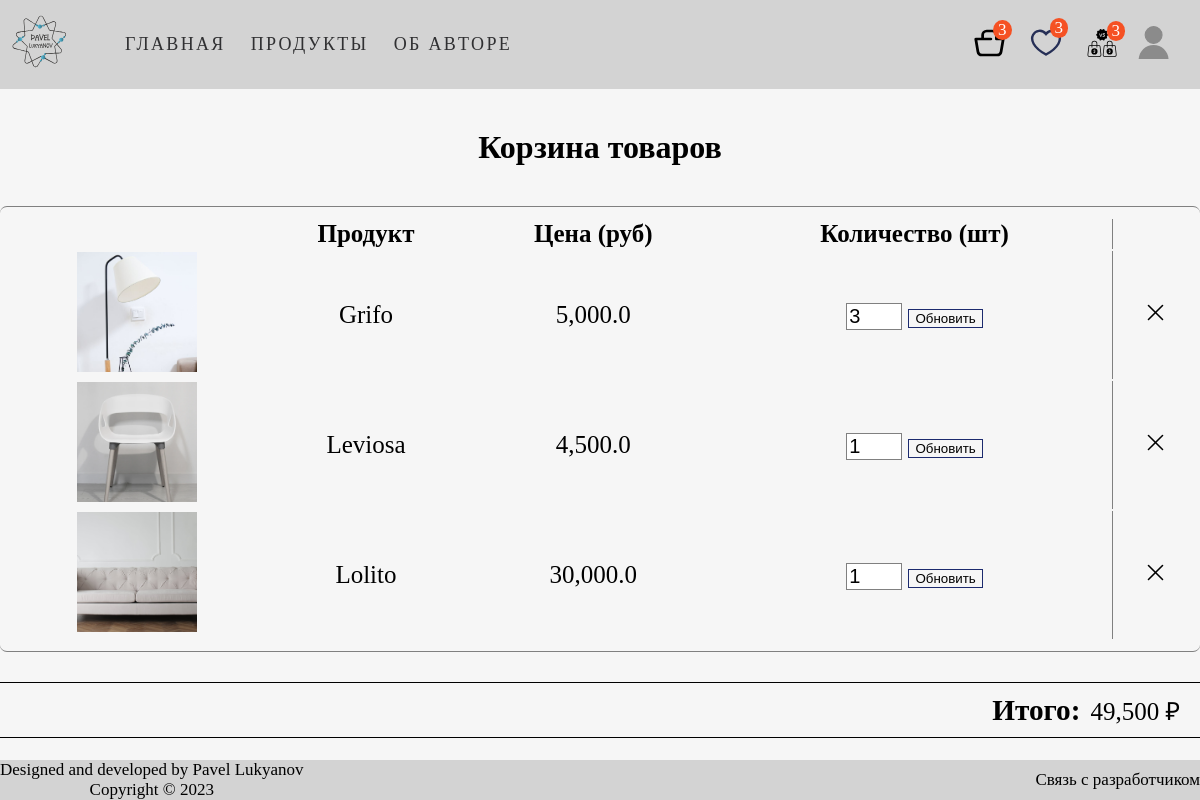
Screenshot of /cart/ (signed in) with the database file from the repository.
### main_page/models.py (models this page shows, shortened)
class Menu(models.Model):
    title = models.CharField(max_length=50)
    url = models.CharField(max_length=100)
    class Meta:
        verbose_name = 'Меню'
        verbose_name_plural = 'Меню'

### shopping_cart/models.py (models this page shows, shortened)
class ShoppingCart(models.Model):
    name = models.CharField(max_length=50, verbose_name='Наименование')
    price = models.FloatField(max_length=20, verbose_name='Цена')
    img = models.ImageField(upload_to='main_page/images', null=True, verbose_name='Изображение')
    quantity = models.PositiveIntegerField(default=1, verbose_name='Количество')
    user = models.ForeignKey(User, on_delete=models.CASCADE, null=True, verbose_name='Пользователь')
    class Meta:
        ordering = ('name',)
        verbose_name = 'Корзины'
        verbose_name_plural = 'Корзина'

### shopping_cart/views.py (the view)
# urls.py: path('', views.cart_view, name='cart'),
@login_required
def cart_view(request):
    menu = Menu.objects.all()
    cart_items = ShoppingCart.objects.filter(user=request.user)
    cart_prods_counter = request.user.shoppingcart_set.all()
    favourite_prods_counter = request.user.favourite_set.all()
    compare_prods_counter = request.user.compare_set.all()
    total_price = cart_items.aggregate(
        total_price=Sum(ExpressionWrapper(F('price') * F('quantity'),
                                          output_field=DecimalField())))
    return render(request, 'shopping_cart/shopping_cart.html',
                  {'menu': menu,
                   'cart_items': cart_items,
                   'cart_prods_counter': cart_prods_counter,
                   'favourite_prods_counter': favourite_prods_counter,
                   'compare_prods_counter': compare_prods_counter,
                   'total_price': total_price['total_price']})

### templates/shopping_cart/shopping_cart.html (shortened to what this page needs)
{% extends 'main_page/base.html' %}
{% load static %}
{% block css %}
    <link rel="stylesheet" href="{% static 'css/cart.css' %}">
{% endblock %}
{% block content %}
    <h1>Корзина товаров</h1>
    <section class="cart-content container">
        {% if cart_items %}
            <table class="products-tape">
                <thead>
                    <tr class="row-titles">
                        <th class="product-thumbnail">&nbsp;</th>
                        <th class="product-name">Продукт</th>
                        <th class="product-price">Цена (руб)</th>
                        <th class="product-quantity">Количество (шт)</th>
                        <th class="product-remove"></th>
                    </tr>
                </thead>
                <tbody>
                    {% if cart_items %}
                        {% for item in cart_items %}
                        <tr class="row-titles">
                            <td class="product-thumbnail">
                                <a href="#">
                                    <img src="{{ item.img.url }}" alt="{{ item.title }}" height="120" width="120"
                                          class="item-img">
                                </a>
                            </td>
                            <td class="product-name"><a href="#">{{ item.name }}</a></td>
                            <td class="product-price"><a href="#">{{ item.price }}</a></td>
                            <td class="product-quantity">
                                <a href="">
                                   <form method="POST" action="{% url 'cart:update_cart' %}" class="update-quantity-form">
                                       <input type="number" name="quantity" value="{{ item.quantity }}" min="1">
                                       <button type="submit">Обновить</button>
                                   </form>
                                </a>
                            </td>
                            <td class="product-remove">
                                <a href="{% url 'cart:remove_item' item.id %}">
                                    <img src="{% static 'shopping_cart/remove-icon.svg' %}" width="25px" height="25px"
                                         alt="Удалить товар">
                                </a>
                            </td>
                        </tr>
                        {% endfor %}
                    {% endif %}
                </tbody>
            </table>
            <div class="count-total-price">
                <h3>Итого: </h3>
                <p>{{ total_price }} ₽</p>
            </div>
            {% else %}
            <div class="cart-is-empty">
                <img src="{% static 'shopping_cart/empty-cart.svg' %}" height="100" width="100" alt="Корзина товаров">
                <p id="cart-empty">Корзина пуста</p>
                <p id="go-shop">Возвращайтесь к <a href="{% url 'main_page:index' %}">покупкам</a></p>
            </div>
        {% endif %}
    </section>
{% endblock %}

### templates/main_page/base.html (shortened to what this page needs)
<!DOCTYPE html>
{% load static %}
<html lang="en">
<head>
    <link rel="stylesheet" href="{% static 'css/base.css' %}">
    {% block css %} {% endblock %}
</head>
<body>
    <header class="page-header">
        <div class="page-header__wrapper container">
            <nav class="site-nav page-header__site-nav">
                <div class="page-header__logo">
                    <a href="{% url 'main_page:index' %}">
                        <img src="{% static 'main_page/my_logo.svg' %}" width="80" height="80" alt="Логотип автора">
                    </a>
                </div>
                <ul class="site-nav__list">
                    {% for item in menu %}
                        <li class="site-nav__item"><a href="{{ item.url }}">{{ item.title }}</a></li>
                    {% endfor %}
                </ul>
            </nav>
            <div class="user-nav__user-block">
                {% if user.is_authenticated %}
                    <div class="user-nav__shop_block">
                        <span class="cart-counter">{{ cart_prods_counter.count }}</span>
                        <span class="favourite-counter">{{ favourite_prods_counter.count }}</span>
                        <span class="compare-counter">{{ compare_prods_counter.count }}</span>
                        <a href="{% url 'cart:cart' %}"><img src="{% static 'main_page/shop_cart.svg' %}"
                                                             height="32" width="33" alt="Корзина товаров">
                        </a>
                        <a href="{% url 'favourites:all_products' %}"><img src="{% static 'main_page/favourites-icon.svg' %}"
                                                                           width="32" height="33" alt="Избранное">
                        </a>
                        <a href="{% url 'compare:all_compare' %}"><img src="{% static 'main_page/compare.svg' %}"
                                                                           width="32" height="33" alt="Избранное">
                        </a>
                    </div>
                    <div class="user-nav__profile">
                        <a class="user-nav__logo" id="user-icon" href="{% url 'main_page:index' %}">
                            <img src="{% static 'main_page/user_logo.svg' %}"
                                 width="32" height="33" alt="Пользователь">
                        </a>
                    </div>
                {% else %}
                    <ul class="user-nav__user-auth">
                        <li><a href="{% url 'signup' %}">Зарегистрироваться</a></li>
                        <li><a href="{% url 'login' %}">Войти</a></li>
                    </ul>
                {% endif %}
            </div>
        </div>
    </header>
    {% block content %}
    {% endblock %}
    <footer class="basement-content">
        <div class="footer container">
            <div class="info-line">
                <div class="rights">
                    <p>Designed and developed by Pavel Lukyanov</p>
                    <p>Copyright © 2023</p>
                </div>
                <div class="info-line__menu">
                    <a class="top-line__menu-item" href="https://t.me/Lukianov08">Связь с разработчиком</a>
                </div>
            </div>
        </div>
    </footer>
</body>
</html>

### main_page/static/css/base.css (style rules this page uses)
body { height: 100%; padding: 0; margin: 0; background-color: #f6f6f6; }
h1, h2, h3, p { margin: 0; padding: 0; }
.container { max-width: 1200px; min-width: 320px; margin: 0 auto; box-sizing: border-box }
a { text-decoration: none; color: black; cursor: pointer; }
.page-header { position: sticky; top: 0; }
ul { margin: 0; padding: 0; }
.page-header { background-color: lightgray; }
.page-header__logo { display: inline-block; padding-top: 5px; }
.page-header__wrapper { display: flex; flex-wrap: wrap; justify-content: space-between; align-items: center; }
.page-header__site-nav { display: flex; align-items: center; }
.site-nav__list { display: flex; margin-left: 20px; list-style: none; }
.site-nav__item, .user-nav__logo { margin: 15px 0 15px 0; padding-left: 25px; }
.site-nav__item a { font-size: 18px; line-height: 19px; color: #303032; text-transform: uppercase; letter-spacing: .13em; }
.user-nav__user-block { display: flex; align-items: center; }
.user-nav__logo { margin: 0; padding: 0; }
.user-nav__profile { display: flex; justify-content: center; flex-direction: column; align-items: center; margin-right: 30px; }
.user-nav__profile { position: relative; display: block; }
.user-nav__shop_block { position: relative; margin-right: 20px; }
.user-nav__shop_block a:not(:last-child) { margin-right: 20px; }
.user-nav__shop_block span { position: absolute; text-transform: uppercase; font-size: 17px; padding: 0 5px 0 5px; border-radius: 100%; color: white; background-color: #f55123; }
.cart-counter { top: -6px; left: 20px; }
.favourite-counter { top: -8px; right:50px; }
.compare-counter { top: -5px; right: -7px; }
.basement-content { position: absolute; bottom: 0; width: 100%; margin-top: 40px; background-color: #d3d3d3; }
.info-line { display: flex; justify-content: space-between; align-items: center; font-size: 17px; }
.rights p { text-align: center; font-weight: 400; }

### shopping_cart/static/css/cart.css (style rules this page uses)
body { padding: 0; margin: 0; }
h1 { text-align: center; padding: 40px 0 40px 0; }
.cart-content { font-size: 25px; }
.products-tape { width: 100%; text-align: center; border-top: 1px solid rgb(128, 128, 128); border-bottom: 1px solid rgb(128, 128, 128); padding: 10px; border-radius: 7px; }
.product-remove { padding-left: 10px; border-left: 1px solid rgb(128, 128, 128); }
.update-quantity-form input[type='number'] { width: 50px; font-size: 20px; border: 1px solid rgb(128, 128, 128); }
.update-quantity-form button[type='submit'] { border: 1px solid #1C2A6EFF; background-color: #f6f6f6; }
.count-total-price { display: flex; align-items: center; justify-content: flex-end; padding: 10px 10px; margin-top: 30px; border-top: 1px solid black; border-bottom: 1px solid black; }
.count-total-price > * { padding-right: 10px; }

### rows the page displays
Menu: title "ГЛАВНАЯ"
Menu: title "ПРОДУКТЫ"
Menu: title "ОБ АВТОРЕ"
ShoppingCart: img (picture), name "Grifo", price "5,000.0", quantity "3"
ShoppingCart: img (picture), name "Leviosa", price "4,500.0", quantity "1"
ShoppingCart: img (picture), name "Lolito", price "30,000.0", quantity "1"

### other values shown
{{ cart_prods_counter.count }} "3"
{{ favourite_prods_counter.count }} "3"
{{ compare_prods_counter.count }} "3"
{{ total_price }} "49,500"
